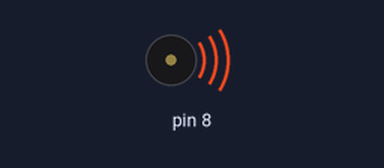
This sketch was run on a simulated Arduino Uno, built with avr-gcc and run on an emulated ATmega328P. Shown: buzzer (waves = sounding).

Above: at 0.1 s.
Timing chart, 0 to 3.0 s (numbered marks = the images above):
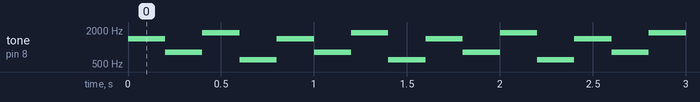

Measured:
- by itself, tone on pin 8: repeats every 0.80 s: 800 Hz 0.20 s, 1800 Hz 0.20 s, 600 Hz 0.20 s, 1400 Hz 0.20 s

The sketch:

Buzzer_Testing_with_output.ino
```cpp
int duration = 500;

void setup() {

}

void loop() {
    tone(8, 1400, duration);
    delay(200);
    tone(8, 800, duration);
    delay(200);
    tone(8, 1800, duration);
    delay(200);
    tone(8, 600, duration);
    delay(200);
}
```
